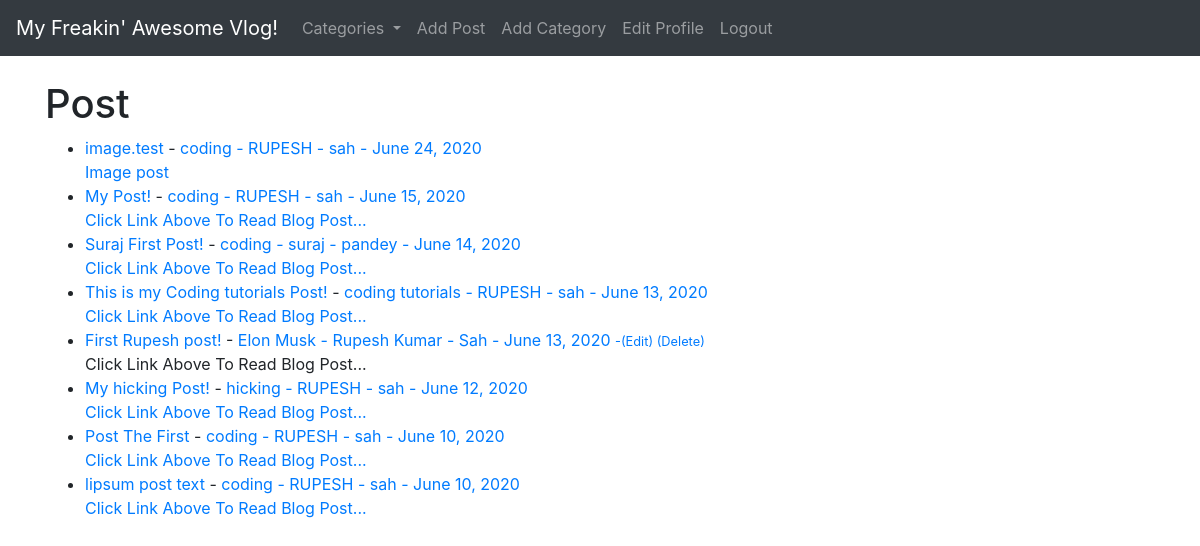
Screenshot of / (signed in) with the database file from the repository.
### theblog/models.py (models this page shows, shortened)
class Post(models.Model):
	title = models.CharField(max_length=255)
	header_image = models.ImageField(null=True, blank=True, upload_to="images/")
	title_tag = models.CharField(max_length=255)
	author = models.ForeignKey(User, on_delete=models.CASCADE)
	body = RichTextField(blank=True, null=True)
	post_date = models.DateField(auto_now_add=True)
	category = models.CharField(max_length=255, default='coding')
	snippet = models.CharField(max_length=255)
	likes = models.ManyToManyField(User, related_name='blog_posts')

### theblog/views.py (the view)
# urls.py: path('', HomeView.as_view(), name="home"),
class HomeView(ListView):
	model = Post
	template_name = 'home.html'
	ordering = ['-post_date']
	def get_context_data(self, *args, **kwargs):
		cat_menu = Category.objects.all()
		context = super(HomeView, self).get_context_data(*args, **kwargs)
		context["cat_menu"] = cat_menu
		return context

### theblog/models.py (called while the page is built)
	def __str__(self):
		return self.name

### theblog/templates/home.html
{% extends 'base.html' %}
{% block  content %}
<h1>Post</h1>
<ul>
{% for post in object_list %}
	<li><a href="{% url 'article-detail' post.pk %}">{{ post.title}}<a/>
		- <a href="{% url 'category' post.category|slugify %}">{{ post.category }}
		- {{ post.author.first_name}}
		- {{ post.author.last_name}} -
		{{post.post_date}}
		<small>
			{% if user.is_authenticated %}
				{% if user.id == post.author.id %}
				-<a href="{% url 'update_post' post.pk %}">(Edit)</a>
				<a href="{% url 'delete_post' post.pk %}">(Delete)</a>
				{% endif %}
			{% endif %}
	</small><br/>
	{{ post.snippet }}
</li>
{% endfor %}
</ul>
{% endblock %}

### rows the page displays
Post: title "image.test", category "coding", author.first_name "RUPESH", author.last_name "sah", post_date "June 24, 2020", snippet "Image post"
Post: title "My Post!", category "coding", author.first_name "RUPESH", author.last_name "sah", post_date "June 15, 2020", snippet "Click Link Above To Read Blog Post..."
Post: title "Suraj First Post!", category "coding", author.first_name "suraj", author.last_name "pandey", post_date "June 14, 2020", snippet "Click Link Above To Read Blog Post..."
Post: title "This is my Coding tutorials Post!", category "coding tutorials", author.first_name "RUPESH", author.last_name "sah", post_date "June 13, 2020", snippet "Click Link Above To Read Blog Post..."
Post: title "First Rupesh post!", category "Elon Musk", author.first_name "Rupesh Kumar", author.last_name "Sah", post_date "June 13, 2020", shows "(Edit)", snippet "Click Link Above To Read Blog Post..."
Post: title "My hicking Post!", category "hicking", author.first_name "RUPESH", author.last_name "sah", post_date "June 12, 2020", snippet "Click Link Above To Read Blog Post..."
Post: title "Post The First", category "coding", author.first_name "RUPESH", author.last_name "sah", post_date "June 10, 2020", snippet "Click Link Above To Read Blog Post..."
Post: title "lipsum post text", category "coding", author.first_name "RUPESH", author.last_name "sah", post_date "June 10, 2020", snippet "Click Link Above To Read Blog Post..."
